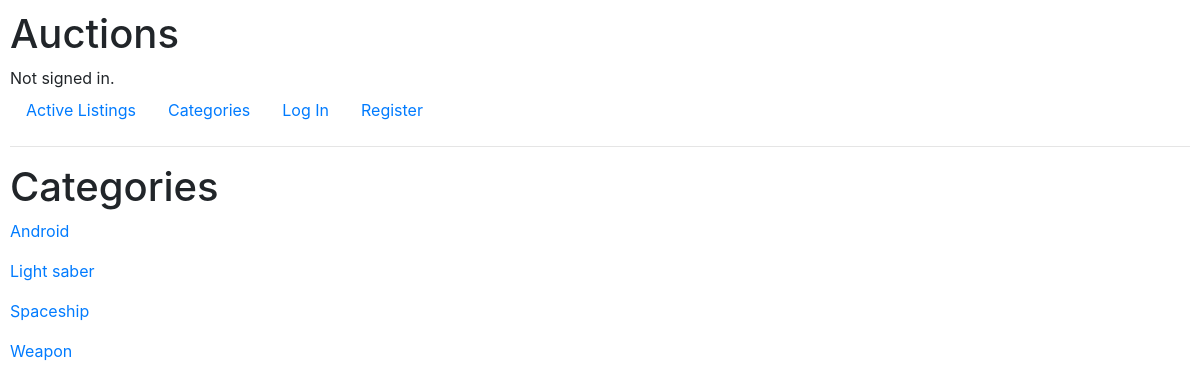
The page /categories on the database its author committed.
### auctions/models.py (models this page shows)
class Category(models.Model):
    category = models.CharField(max_length=50)
    def __str__(self):
        return self.category

### auctions/views.py (the view)
# urls.py: path("categories", views.all_categories, name="all_categories"),
def all_categories(request):
    categories = Category.objects.all()
    return render(request, 'auctions/all_categories.html', {
        "categories": categories
    })

### auctions/templates/auctions/all_categories.html
{% extends "auctions/layout.html" %}
{% block body %}
<h1>Categories</h1>
{% for category in categories %}
<p>
    <a href=" {% url 'category' category %}">{{ category }}</a>
</p>
{% endfor %}
{% endblock body %}

### auctions/templates/auctions/layout.html (shortened to what this page needs)
{% load static %}
<!DOCTYPE html>
<html lang="en">
    <head>
        <link rel="stylesheet" href="https://stackpath.bootstrapcdn.com/bootstrap/4.4.1/css/bootstrap.min.css">
        <link href="{% static 'auctions/styles.css' %}" rel="stylesheet">
    </head>
    <body>
        <h1>Auctions</h1>
        <div>
            {% if user.is_authenticated %}
                Signed in as <strong>{{ user.username }}</strong>.
            {% else %}
                Not signed in.
            {% endif %}
        </div>
        <ul class="nav">
            <li class="nav-item">
                <a class="nav-link" href="{% url 'index' %}">Active Listings</a>
            </li>
            <li class="nav-item">
                <a class="nav-link" href="{% url 'all_categories' %}">Categories</a>
            </li>
            {% if user.is_authenticated %}
                <li class="nav-item">
                    <a class="nav-link" href="{% url 'logout' %}">Log Out</a>
                </li>
                <li class="nav-item">
                    <a class="nav-link" href="{% url 'create' %}">Create Listing</a>
                </li>
                <li>
                    <a class="nav-link" href="{% url 'watchlist' %}">My watchlist</a>
                </li>
            {% else %}
                <li class="nav-item">
                    <a class="nav-link" href="{% url 'login' %}">Log In</a>
                </li>
                <li class="nav-item">
                    <a class="nav-link" href="{% url 'register' %}">Register</a>
                </li>
            {% endif %}
        </ul>
        <hr>
        {% block body %}
        {% endblock %}
    </body>
</html>

### auctions/static/auctions/styles.css (style rules this page uses)
body { padding: 10px; }
* { box-sizing: border-box; padding: 0; margin: 0; }
a { text-decoration: none; }

### rows shown on the page
Category: category "Android"
Category: category "Light saber"
Category: category "Spaceship"
Category: category "Weapon"
